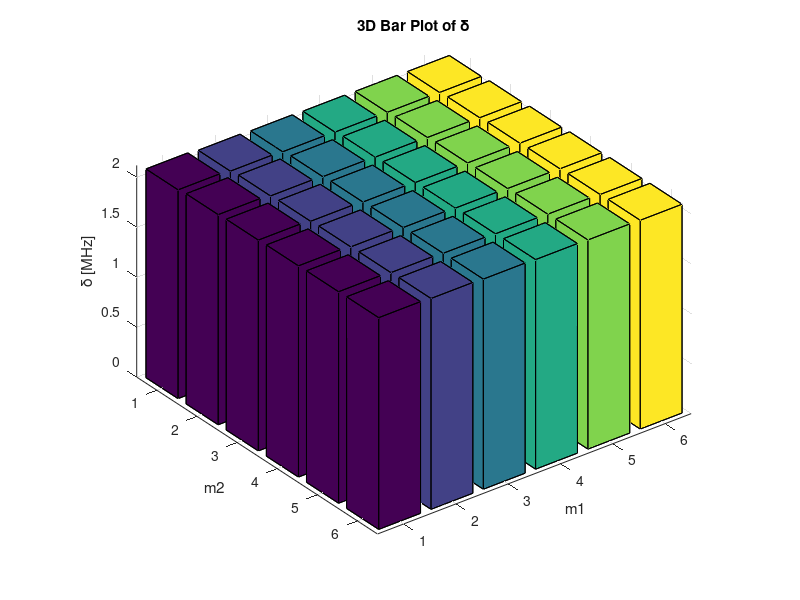

MATLAB code for this plot: (Note: this script raises an error after producing the figure.)
clear
clc

% Number of m1, m2 list

N = 6;
LIST_NUM = N;
DISPLAY = "delta";

% Define m1_list and m2_list
m1_list = 1:1:N;
m2_list = 1:1:N;
m1 = 6;
m2 = 1;

% Define constants (replace these with actual values)
omega_1 = 2 .* pi .* 2.05 .* 1E6;
omega_2 = 2 .* pi .* 2.132 .* 1E6;
M = 170.936323 .* (1E-3)./ 6.02E23;
delta_k = 28339146.473469555;
hbar = 6.626E-34./(2.*pi);

% Calculate Omega values using array operations
%delta = (M2 ./ (M1 + M2)) * omega_1 + (M1 ./ (M1 + M2)) * omega_2;
%tau = 2 * (M1 + M2) / (omega_1 - omega_2);
%Omega = sqrt((pi * omega_1.*omega_2 * M ./ (abs(omega_2 - omega_1) * abs(delta .* tau - sin(delta .* tau)) * delta_k^2 * hbar))) .* delta;

delta = zeros(LIST_NUM,LIST_NUM);
tau = zeros(LIST_NUM,LIST_NUM);
Omega = zeros(LIST_NUM,LIST_NUM);

for i = 1:LIST_NUM
    for j = 1:LIST_NUM
        if (m1_list(i) + m2_list(j)) == 0
            delta(i,j) = NaN;
            tau(i,j) = NaN;
            Omega(i,j) = NaN;
        else
            delta(i,j) = ( ...
                ( ...
                    m2_list(j) ./ ( m1_list(i) + m2_list(j) ) ...
                ) .* omega_1 + ...
                ( ...
                    m1_list(i) ./ ( m1_list(i) + m2_list(j) ) ...
                ) .* omega_2 ...
            );
            
            tau(i,j) = 2 .* pi .* abs((m1_list(i) + m2_list(j)) ./ (omega_1 - omega_2));
            
            A = 0;
            A = 1./( omega_1 .* ( omega_1 - delta(i,j) ) ) - 1./( omega_2 .* ( omega_2 - delta(i,j) ) );
            
            Omega(i,j) = sqrt(2.*M.*pi ./ (hbar .*tau(i,j).* abs(A) ) ) ./ delta_k;
        end
    end
end

% Create 3D bar plot
if strcmp(DISPLAY,"Omega") == 1
    figure;
    disp(min(min(Omega./(pi * 2 * 1E3))));
    b = bar3(Omega./(pi * 2 * 1E3));
    set(gca,'XTickLabel',m1_list) 
    set(gca,'YTickLabel',m2_list) 
    
    % Set axis labels and title
    xlabel('m1');
    ylabel('m2');
    zlabel('\Omega [kHz]');
    title('3D Bar Plot of \Omega');
elseif strcmp(DISPLAY,"tau") == 1
    figure;
    disp(max(max(tau.* 1E6)));
    b = bar3(tau.* 1E6);
    set(gca,'XTickLabel',m1_list) 
    set(gca,'YTickLabel',m2_list) 
    
    % Set axis labels and title
    xlabel('m1');
    ylabel('m2');
    zlabel('\tau [\mu s]');
    title('3D Bar Plot of \tau');
elseif strcmp(DISPLAY,"delta") == 1
    figure;
    disp(min(min(delta./(pi * 2 * 1E6))));
    b = bar3(delta./(pi * 2 * 1E6));
    set(gca,'XTickLabel',m1_list) 
    set(gca,'YTickLabel',m2_list) 
    
    % Set axis labels and title
    xlabel('m1');
    ylabel('m2');
    zlabel('\delta [MHz]');
    title('3D Bar Plot of \delta');
end

% Set color based on Omega values
for k = 1:length(b)
    zdata = b(k).ZData;
    b(k).CData = zdata;
    b(k).FaceColor = 'interp';
end

% Adjust the colorbar
colorbar;